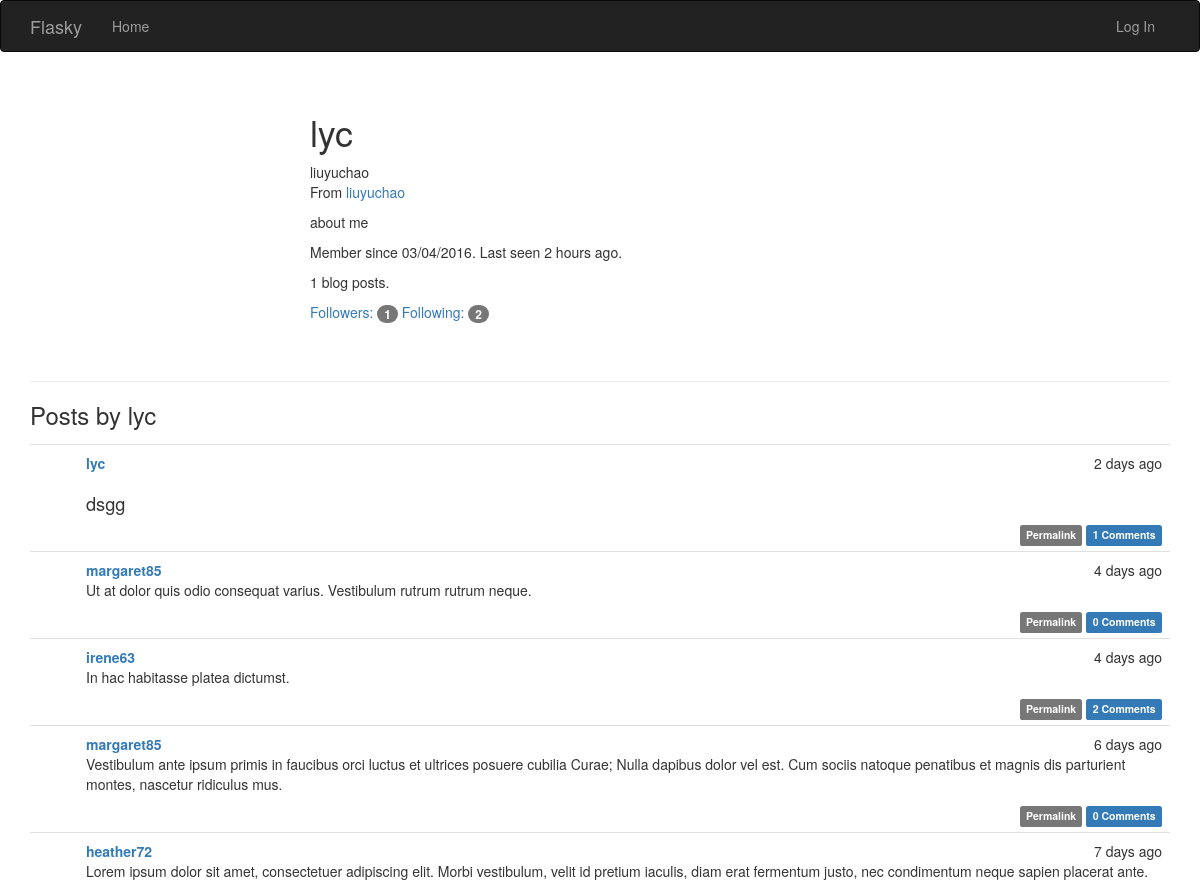
The page /user/lyc (upper part) on the database as committed earlier.
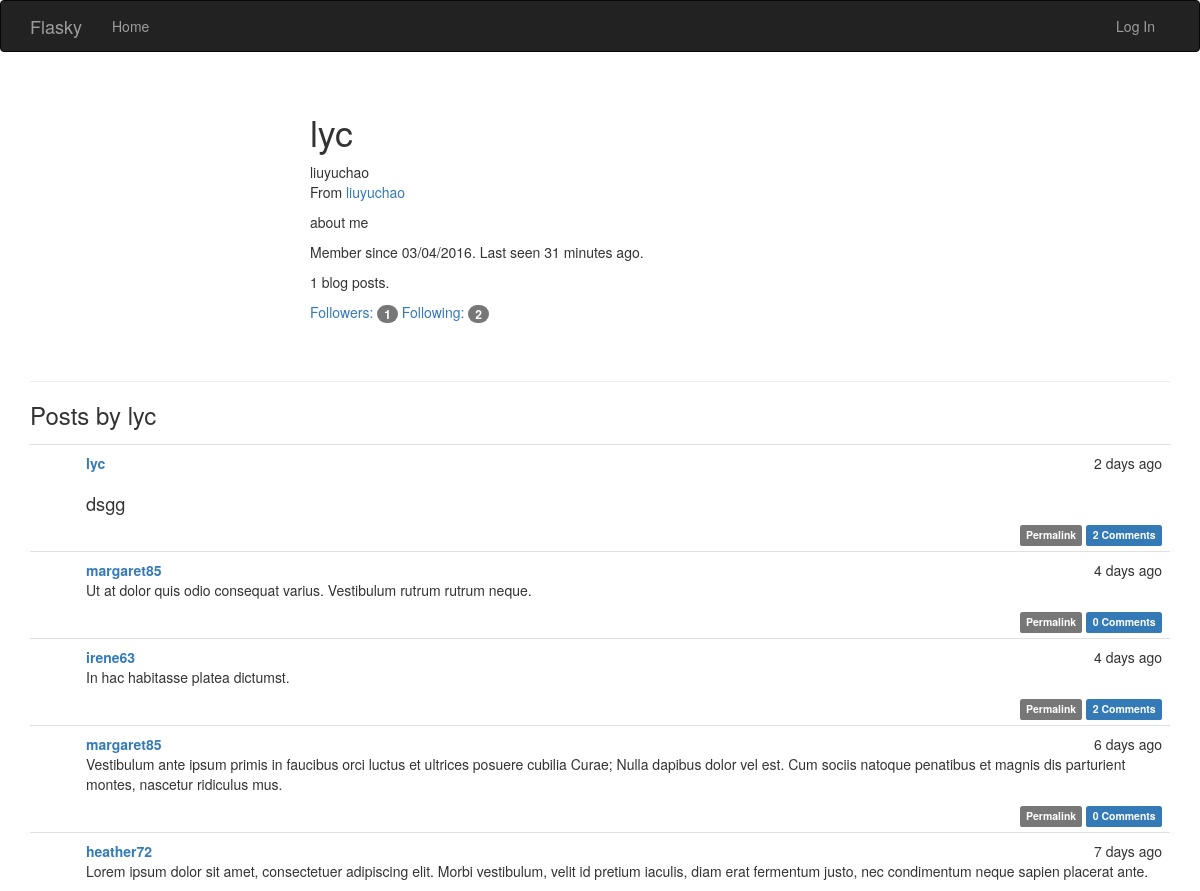
The same page on the database as committed later.
### app/models.py (models this page shows, shortened)
class User(UserMixin, db.Model):
	__tablename__ = 'users'
	id = db.Column(db.Integer, primary_key=True)
	username = db.Column(db.String(64), unique=True, index=True)
	role_id = db.Column(db.Integer, db.ForeignKey('roles.id'))
	password_hash = db.Column(db.String(128))
	email = db.Column(db.String(64), unique = True, index = True)
	confirmed = db.Column(db.Boolean, default = False)
	name = db.Column(db.String(64))
	location = db.Column(db.String(64))
	about_me = db.Column(db.Text())
	member_since = db.Column(db.DateTime(), default = datetime.utcnow)
	last_seen = db.Column(db.DateTime(), default = datetime.utcnow)
	posts = db.relationship('Post', backref = 'author', lazy = 'dynamic')
	followed = db.relationship('Follow',
								foreign_keys = [Follow.follower_id],
								backref = db.backref('follower', lazy = 'joined'),
								lazy = 'dynamic',
								cascade = 'all, delete-orphan')
	followers = db.relationship('Follow',
								foreign_keys = [Follow.followed_id],
								backref = db.backref('followed', lazy = 'joined'),
								lazy = 'dynamic',
								cascade = 'all, delete-orphan')
	comments = db.relationship('Comment', backref = 'author', lazy = 'dynamic')
	@property
	def password(self):
		raise AttributeError('password is not a readable attribute')

class Post(db.Model):
	__tablename__ = 'posts'
	id = db.Column(db.Integer, primary_key = True)
	body = db.Column(db.Text)
	timestamp = db.Column(db.DateTime, index = True, default = datetime.utcnow)
	author_id = db.Column(db.Integer, db.ForeignKey('users.id'))
	body_html = db.Column(db.Text)
	comments = db.relationship('Comment', backref = 'post', lazy = 'dynamic')

### app/main/views.py (the view)
@main.route('/user/<username>')
def user(username):
	user = User.query.filter_by(username = username).first()
	if user is None:
		abort(404)
	page = request.args.get('page', 1, type = int)
	pagination = Post.query.order_by(Post.timestamp.desc()).paginate(
		page, per_page = current_app.config['FLASKY_POSTS_PER_PAGE'],
		error_out = False)
	posts = pagination.items
	return render_template('user.html', user = user, posts = posts, pagination = pagination)

### app/auth/views.py (called while the page is built)
@auth.before_app_request
def before_request():
	if current_user.is_authenticated:
		current_user.ping()
		if not current_user.confirmed\
				and request.endpoint[:5] != 'auth.'\
				and request.endpoint != 'static':
			return redirect(url_for('auth.unconfirmed'))

### app/main/__init__.py (called while the page is built)
@main.app_context_processor
def inject_permission():
	return dict(Permission = Permission)

### app/models.py (called while the page is built)
	def can(self, permissions):
		return False

	def is_administrator(self):
		return False

### app/templates/user.html (shortened to what this page needs)
{% extends "base.html" %}
{% import "_macros.html" as macros %}
{% block page_content %}
<div class="page-header">
	<div class="profile-header">
		<h1>{{ user.username }}</h1>
		{% if user.name or user.location %}
		<p>
			{% if user.name %}{{ user.name }}<br>{% endif %}
			{% if user.location %}
				From <a href="http://maps.google.com/?q={{ user.location }}">{{ user.location }}</a><br>
			{% endif %}
		</p>
		{% endif %}
		{% if user.about_me %}<p>{{ user.about_me }}</p>{% endif %}
		<p>Member since {{ moment(user.member_since).format('L') }}. Last seen {{ moment(user.last_seen).fromNow() }}.</p>
		<p>{{ user.posts.count() }} blog posts.</p>
		<p>
			<a href = "{{ url_for('.followers', username = user.username) }}">
				Followers: <span class = "badge">{{ user.followers.count() }}</span>
			</a>
			<a href = "{{ url_for('.followed_by', username = user.username) }}">
				Following: <span class = "badge">{{ user.followed.count() }}</span>
			</a>
		</p>
	</div>
</div>
<h3>Posts by {{ user.username }}</h3>
{% include '_posts.html' %}
{% endblock %}

### app/templates/base.html (shortened to what this page needs)
{% extends "bootstrap/base.html" %}
{% block head %}
{{ super() }}
<link rel = "stylesheet" type = "text/css" href = "{{ url_for('static', filename = 'styles.css') }}">
{% endblock %}
{% block navbar %}
<div class = "navbar navbar-inverse" role = "navigation">
	<div class = "container">
		<div class = "navbar-header">
			<a class = "navbar-brand" href = "/">Flasky</a>
		</div>
		<div class = "navbar-collapse collapse">
			<ul class = "nav navbar-nav">
				<li><a href = "{{ url_for('main.index') }}">Home</a></li>
			</ul>
			<ul class = "nav navbar-nav navbar-right">
				{% if current_user.is_authenticated %}
				<li class = "dropdown">
					<a href="#" class="dropdown-toggle" data-toggle="dropdown">Account <b class="caret"></b></a>
				<ul class="dropdown-menu">
						<li><a href="{{ url_for('auth.change_password') }}">Change Password</a></li>
						<li><a href="{{ url_for('auth.change_email_request') }}">Change Email</a></li>
						<li><a href="{{ url_for('auth.logout') }}">Log Out</a></li>
					</ul>
				</li>
				{% else %}
				<li><a href = "{{ url_for('auth.login') }}">Log In</a></li>
				{% endif %}
			</ul>
		</div>
	</div>
</div>
{% endblock %}
{% block content %}
<div class="container">
	{% block page_content %}{% endblock %}
</div>
{% endblock %}

### app/templates/_posts.html (shortened to what this page needs)
<ul class="posts">
	{% for post in posts %}
	<li class="post">
		<div class="post-content">
			<div class="post-date">{{ moment(post.timestamp).fromNow() }}</div>
			<div class="post-author"><a href="{{ url_for('.user', username=post.author.username) }}">{{ post.author.username }}</a></div>
			<div class="post-body">
				{% if post.body_html %}
					{{ post.body_html | safe }}
				{% else %}
					{{ post.body }}
				{% endif %}
			</div>
			<div class = "post-footer">
				<a href = "{{ url_for('.post', id = post.id) }}">
					<span class = "label label-default">Permalink</span>
				</a>
				<a href="{{ url_for('.post', id=post.id) }}#comments">
					<span class="label label-primary">{{ post.comments.count() }} Comments</span>
				</a>
			</div>
		</div>
	</li>
	{% endfor %}
</ul>

### app/static/styles.css (style rules this page uses)
.profile-header { min-height: 260px; margin-left: 280px; }
ul.posts { list-style-type: none; padding: 0px; margin: 16px 0px 0px 0px; border-top: 1px solid #e0e0e0; }
ul.posts li.post { padding: 8px; border-bottom: 1px solid #e0e0e0; }
div.post-date { float: right; }
div.post-author { font-weight: bold; }
div.post-content { margin-left: 48px; min-height: 48px; }
div.post-footer { text-align: right; }
.post-body h2 { font-size: 130%; }

Rows that differ between the two databases and show on the page:
changed User "lyc": last_seen "2 hours ago" → "31 minutes ago"
computed for Post "dsgg": comments.count "1" → "2"
